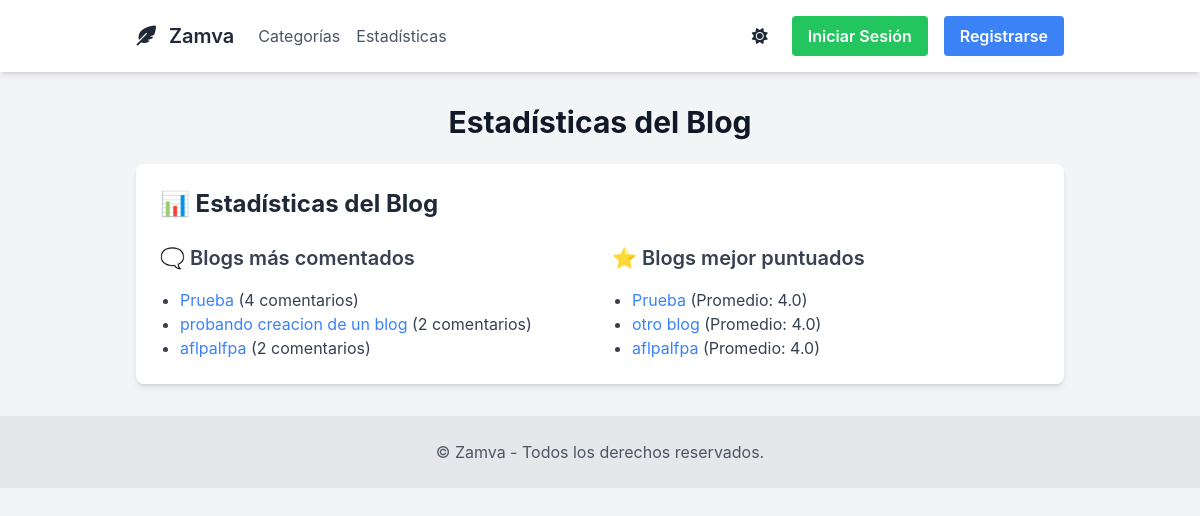
Page /blog/statistics/ on the committed database.
### blogapp/models.py (models this page shows, shortened)
class Blog(models.Model):
    title = models.CharField(max_length=200)
    content = RichTextField()
    image = models.ImageField(upload_to='blog_images/', blank=True, null=True)
    author = models.ForeignKey(User, on_delete=models.CASCADE)
    created_at = models.DateTimeField(auto_now_add=True)
    tags = TaggableManager()

### blogapp/views.py (the view)
# urls.py: path('blog/statistics/', views.BlogStatisticsView.as_view(), name='blog_statistics'),  # Nueva URL
class BlogStatisticsView(ListView):  # Nueva Vista
    model = Blog
    template_name = 'blogapp/blog_statistics.html'
    context_object_name = 'blogs'
    def get_context_data(self, **kwargs):
        context = super().get_context_data(**kwargs)
        context['most_commented'] = Blog.objects.annotate(comment_count=Count('reviews')).order_by('-comment_count')[:3]
        context['top_rated'] = Blog.objects.annotate(avg_rating=Avg('reviews__rating')).order_by('-avg_rating')[:3]
        return context

### blogapp/templates/blogapp/blog_statistics.html
{% extends 'blogapp/base.html' %}
{% block content %}
    <h1 class="text-3xl font-bold mb-6 text-center text-gray-900 dark:text-white">Estadísticas del Blog</h1>
    <article class="blog-card bg-white dark:bg-gray-800 rounded-lg shadow-md overflow-hidden">
        <div class="p-6">
            <h2 class="text-2xl font-bold mb-6 text-gray-800 dark:text-white">📊 Estadísticas del Blog</h2>
            <div class="grid grid-cols-1 md:grid-cols-2 gap-6">
                <div>
                    <h3 class="text-xl font-semibold mb-4 text-gray-700 dark:text-gray-300">🗨️ Blogs más comentados</h3>
                    <ul class="list-disc pl-5 text-gray-700 dark:text-gray-300">
                        {% for blog in most_commented %}
                            <li>
                                <a href="{% url 'blogapp:blog_detail' blog.pk %}"
                                   class="text-blue-500 hover:underline dark:text-blue-400 dark:hover:text-blue-300">
                                    {{ blog.title }}
                                </a> ({{ blog.reviews.count }} comentarios)
                            </li>
                        {% empty %}
                            <li>No hay blogs con comentarios aún.</li>
                        {% endfor %}
                    </ul>
                </div>
                <div>
                    <h3 class="text-xl font-semibold mb-4 text-gray-700 dark:text-gray-300">⭐ Blogs mejor puntuados</h3>
                    <ul class="list-disc pl-5 text-gray-700 dark:text-gray-300">
                        {% for blog in top_rated %}
                            <li>
                                <a href="{% url 'blogapp:blog_detail' blog.pk %}"
                                   class="text-blue-500 hover:underline dark:text-blue-400 dark:hover:text-blue-300">
                                    {{ blog.title }}
                                </a> (Promedio: {{ blog.avg_rating|floatformat:1 }})
                            </li>
                        {% empty %}
                            <li>No hay puntuaciones aún.</li>
                        {% endfor %}
                    </ul>
                </div>
            </div>
        </div>
    </article>
{% endblock %}

### blogapp/templates/blogapp/base.html (style rules this page uses)
body { font-family: 'Inter', sans-serif; background-color: #f8fafc; }
.blog-card { transition: transform 0.2s; }

### rows in the picture
Blog: title "Prueba", reviews.count "4", avg_rating "4.0"
Blog: title "probando creacion de un blog", reviews.count "2"
Blog: title "aflpalfpa", reviews.count "2", avg_rating "4.0"
Blog: title "otro blog", avg_rating "4.0"
